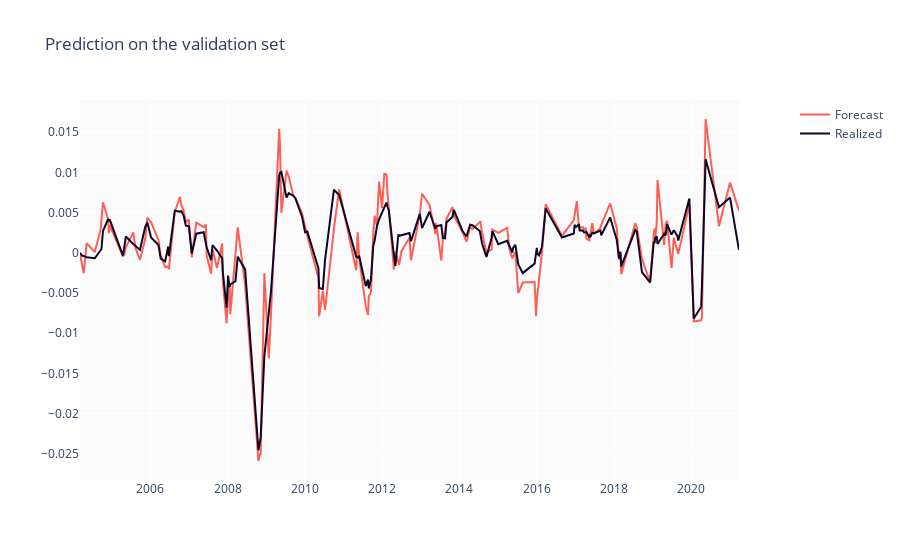

Source (notebook cell):
### Markdown cell above
It’s then possible to assess the performance of the model on the validation set and iterate on the feature selection and model parameters until one finds it satisfactory.

The retained model has a Mean Absolute Error of 0.0014 (the forecasted value being a weekly log return) and an R2 Score of 0.9 on the validation set.

### Code cell
import plotly.graph_objects as go
from plotly.subplots import make_subplots
fig = make_subplots(specs=[[{"secondary_y": True}]])
fig.add_trace(go.Scatter(
    x=train_result.index,
    y=train_result["y"],
    marker_color=colors[2],
    name='Forecast'))

fig.add_trace(go.Scatter(
    x=train_result.index,
    y=train_result["yhat"],
    name='Realized',
    marker_color=colors[0]))

fig.update_layout(
    paper_bgcolor='white',
    plot_bgcolor='#fafafa',
    hovermode='closest',
    title="Prediction on the validation set",
    xaxis = dict(
        title=""
    ),
    yaxis = dict(
        title=""
    ),
    showlegend=True)

fig.show()

### Figure 1 — Plotly figure (JSON) as saved in the notebook; plotly's stock layout.template omitted (floating-point values rounded to 4 significant figures; data arrays with more than 128 entries replaced by an {"elided": "..."} marker saying what was removed)
{"data": [{"marker": {"color": "#FE5F55"}, "name": "Forecast", "type": "scatter", "x": {"elided": "180 str values"}, "y": {"elided": "180 float values"}}, {"marker": {"color": "#0D0628"}, "name": "Realized", "type": "scatter", "x": {"elided": "180 str values"}, "y": {"elided": "180 float values"}}], "layout": {"hovermode": "closest", "paper_bgcolor": "white", "plot_bgcolor": "#fafafa", "showlegend": true, "title": {"text": "Prediction on the validation set"}, "xaxis": {"anchor": "y", "domain": [0, 0.94], "title": {"text": ""}}, "yaxis": {"anchor": "x", "domain": [0, 1], "title": {"text": ""}}, "yaxis2": {"anchor": "x", "overlaying": "y", "side": "right"}}}
